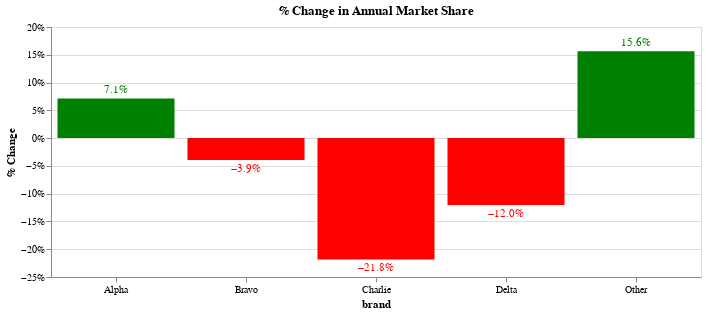

The cell this chart's notebook holds for it:
### Code cell
base = alt.Chart(annual_change_share).encode(
    x=alt.X("brand:N", 
            axis=alt.Axis(labelAngle=0)
    ),
    y=alt.Y("% Change:Q",
            axis=alt.Axis(format=".0%")
    ),
    color=alt.condition(
        alt.datum["% Change"] > 0, # fixed this 
        alt.value("green"),  # The positive color
        alt.value("red")  # The negative color
    ),
    text=alt.Text(
        '% Change',
        format=(".1%")
    )
        
).properties(
    width=650,
    height=250,
    title='% Change in Annual Market Share'
)

chart = base.mark_bar() + base.mark_text(align='center', 
                                 baseline=alt.expr(alt.expr.if_(alt.datum['% Change'] >= 0, 'bottom', 'top')),
                                 dy=alt.expr(alt.expr.if_(alt.datum['% Change'] >= 0, -3, 3)),
                                 dx=0)

chart.show()

### Figure 1 — Vega-Lite specification as saved in the notebook (floating-point values rounded to 4 significant figures)
{"$schema": "https://vega.github.io/schema/vega-lite/v5.20.1.json", "config": {"view": {"continuousHeight": 300, "continuousWidth": 300}}, "data": {"name": "data-91b8feb11e2831868bd25a658d7f229d"}, "datasets": {"data-91b8feb11e2831868bd25a658d7f229d": [{"% Change": 0.07145, "brand": "Alpha", "year": 2}, {"% Change": -0.03941, "brand": "Bravo", "year": 2}, {"% Change": -0.2184, "brand": "Charlie", "year": 2}, {"% Change": -0.1202, "brand": "Delta", "year": 2}, {"% Change": 0.1564, "brand": "Other", "year": 2}]}, "height": 250, "layer": [{"encoding": {"color": {"condition": {"test": "(datum['% Change'] > 0)", "value": "green"}, "value": "red"}, "text": {"field": "% Change", "format": ".1%", "type": "quantitative"}, "x": {"axis": {"labelAngle": 0}, "field": "brand", "type": "nominal"}, "y": {"axis": {"format": ".0%"}, "field": "% Change", "type": "quantitative"}}, "mark": {"type": "bar"}, "title": "% Change in Annual Market Share"}, {"encoding": {"color": {"condition": {"test": "(datum['% Change'] > 0)", "value": "green"}, "value": "red"}, "text": {"field": "% Change", "format": ".1%", "type": "quantitative"}, "x": {"axis": {"labelAngle": 0}, "field": "brand", "type": "nominal"}, "y": {"axis": {"format": ".0%"}, "field": "% Change", "type": "quantitative"}}, "mark": {"align": "center", "baseline": {"expr": "if((datum['% Change'] >= 0),'bottom','top')"}, "dx": 0, "dy": {"expr": "if((datum['% Change'] >= 0),-3,3)"}, "type": "text"}, "title": "% Change in Annual Market Share"}], "width": 650}
